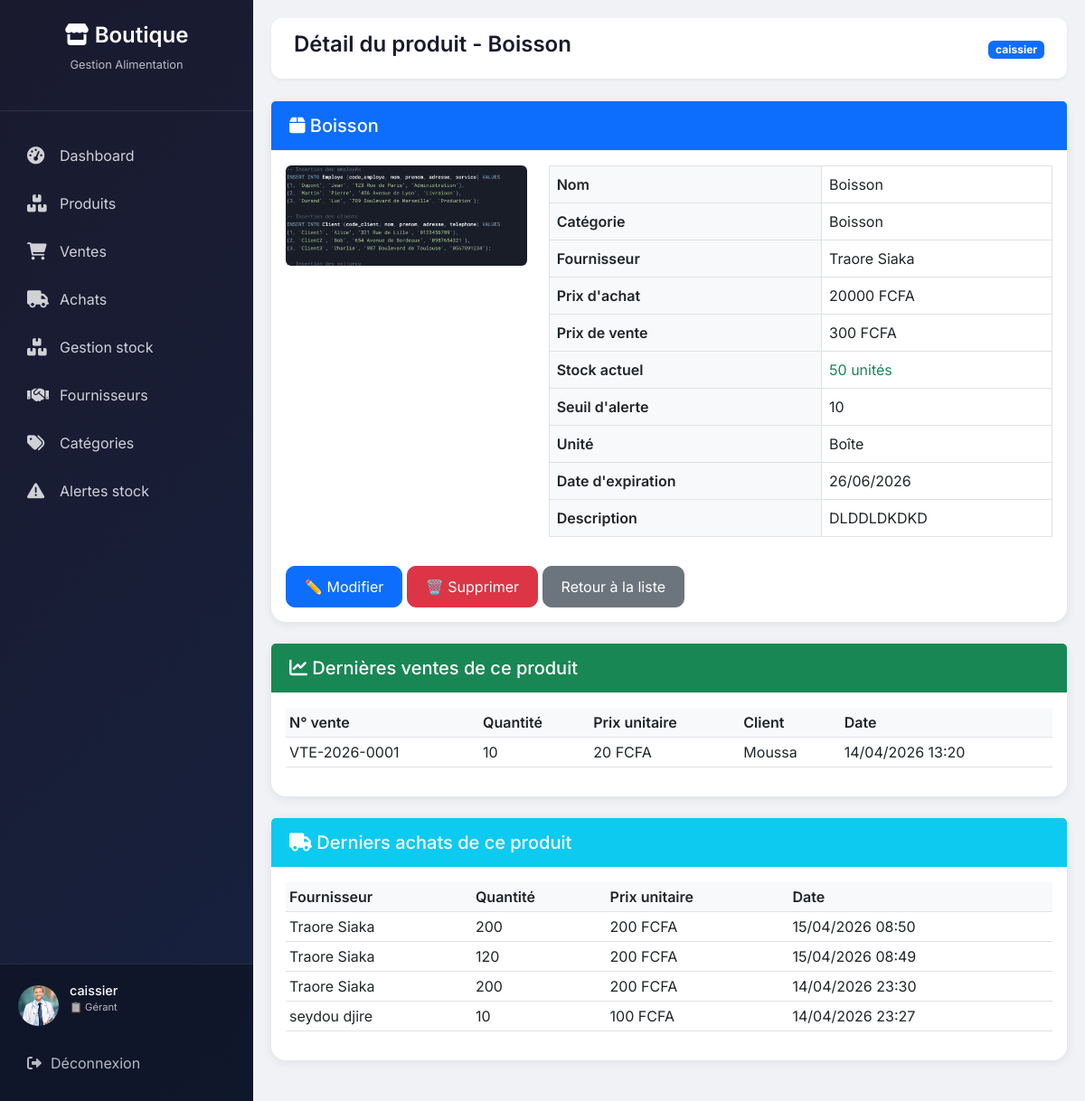
/produits/detail/2/ (signed in), run on the app's committed database.
### shop/models.py (models this page shows, shortened)
class Profil(models.Model):
    ROLE_CHOICES = (
        ('admin', 'Administrateur'),
        ('manager', 'Gérant'),
        ('comptable', 'Comptable'),
    )
    user = models.OneToOneField(User, on_delete=models.CASCADE)
    role = models.CharField(max_length=20, choices=ROLE_CHOICES,
                            default='manager')
    avatar = models.ImageField(upload_to='avatars/', blank=True, null=True)

class Produit(models.Model):
    UNIT_CHOICES = [
        ('kg', 'Kilogramme'),
        ('l', 'Litre'),
        ('pcs', 'Pièce'),
        ('box', 'Boîte'),
        ('pack', 'Pack'),
        ('g', 'Gramme'),
    ]
    nom = models.CharField(max_length=150)
    description = models.TextField(blank=True, null=True)
    unite = models.CharField(max_length=10, choices=UNIT_CHOICES,
                             default='pcs')
    sku = models.CharField(max_length=100, unique=True, blank=True, null=True)
    code_barre = models.CharField(max_length=100, unique=True, blank=True,
                                  null=True)
    categorie = models.ForeignKey(Categorie, on_delete=models.SET_NULL,
                                  null=True, blank=True,
                                  related_name="produits")
    fournisseur = models.ForeignKey(Fournisseur, on_delete=models.SET_NULL,
                                    null=True, blank=True,
                                    related_name="produits")
    prix_achat = models.DecimalField(max_digits=10, decimal_places=2,
                                     validators=[MinValueValidator(0)])
    prix_vente = models.DecimalField(max_digits=10, decimal_places=2,
                                     validators=[MinValueValidator(0)])
    quantite_stock = models.IntegerField(default=0,
                                         validators=[MinValueValidator(0)])
    stock_min = models.IntegerField(default=5,
                                    validators=[MinValueValidator(0)])
    image = models.ImageField(upload_to="produits/", blank=True, null=True)
    date_expiration = models.DateField(blank=True, null=True)
    created_at = models.DateTimeField(auto_now_add=True)
    updated_at = models.DateTimeField(auto_now=True)
    is_active = models.BooleanField(default=True)
    class Meta:
        ordering = ['-created_at']
        indexes = [
            models.Index(fields=['sku']),
            models.Index(fields=['code_barre']),
            models.Index(fields=['categorie']),
        ]
    @property
    def stock_faible(self):
        return self.quantite_stock <= self.stock_min

class Categorie(models.Model):
    nom = models.CharField(max_length=100)
    slug = models.SlugField(unique=True, blank=True)
    description = models.TextField(blank=True)
    date_creation = models.DateTimeField(auto_now_add=True)
    image = models.ImageField(upload_to='categories/', blank=True, null=True)

class Fournisseur(models.Model):
    nom = models.CharField(max_length=150)
    email = models.EmailField(blank=True, null=True)
    phone = models.CharField(max_length=20)
    adresse = models.CharField(max_length=255)
    ville = models.CharField(max_length=100)
    pays = models.CharField(max_length=100)
    actif = models.BooleanField(default=True)
    date_creation = models.DateTimeField(auto_now_add=True)

class DetailVente(models.Model):
    vente = models.ForeignKey(Vente, on_delete=models.CASCADE,
                              related_name="lignes")
    produit = models.ForeignKey(Produit, on_delete=models.PROTECT)
    quantite = models.PositiveIntegerField()
    prix = models.DecimalField(max_digits=10, decimal_places=2)
    total = models.DecimalField(max_digits=10, decimal_places=2, blank=True)
    note = models.TextField(blank=True)

class Vente(models.Model):
    STATUT_CHOICES = [
        ('confirmée', 'Confirmée'),
        ('annulée', 'Annulée'),
    ]
    MODE_PAIEMENT = [
        ('especes', 'Espèces'),
        ('carte', 'Carte bancaire'),
        ('cheque', 'Chèque'),
        ('moneyElectronique', 'Money électronique'),
    ]
    numero = models.CharField(max_length=50, unique=True, blank=True)
    client = models.CharField(max_length=150, blank=True)
    total = models.DecimalField(max_digits=10, decimal_places=2, default=0)
    reduction = models.DecimalField(max_digits=10, decimal_places=2, default=0)
    mode_paiement = models.CharField(max_length=50, choices=MODE_PAIEMENT)
    statut = models.CharField(max_length=20, choices=STATUT_CHOICES,
                              default='confirmée')
    agent = models.ForeignKey(settings.AUTH_USER_MODEL,
                              on_delete=models.CASCADE)
    date_vente = models.DateTimeField(auto_now_add=True)

class DetailAchat(models.Model):
    achat = models.ForeignKey(Achat, on_delete=models.CASCADE,
                              related_name="lignes")
    produit = models.ForeignKey(Produit, on_delete=models.PROTECT)
    quantite = models.PositiveIntegerField()
    prix = models.DecimalField(max_digits=10, decimal_places=2)
    total = models.DecimalField(max_digits=10, decimal_places=2, blank=True)
    note = models.TextField(blank=True)

class Achat(models.Model):
    STATUT_CHOICES = [
        ('en_attente', 'En attente'),
        ('commandé', 'Commandé'),
        ('partiel', 'Réception partielle'),
        ('reçu', 'Reçu'),
        ('annulé', 'Annulé'),
    ]
    fournisseur = models.ForeignKey(Fournisseur, on_delete=models.PROTECT)
    date_commande = models.DateTimeField(auto_now_add=True)
    date_livraison = models.DateTimeField(null=True, blank=True)
    statut = models.CharField(max_length=20, choices=STATUT_CHOICES,
                              default='en_attente')
    total = models.DecimalField(max_digits=10, decimal_places=2, default=0)
    note = models.TextField(blank=True)
    user = models.ForeignKey(settings.AUTH_USER_MODEL,
                             on_delete=models.CASCADE)

### shop/views.py (the view)
# urls.py: path('produits/detail/<int:produit_id>/', views.detail_produit, name='detail_produit'),
@login_required
def detail_produit(request, produit_id):
    produit = get_object_or_404(Produit, id=produit_id)
    ventes = DetailVente.objects.filter(produit=produit).select_related('vente').order_by('-vente__date_vente')[:10]
    achats = DetailAchat.objects.filter(produit=produit).select_related('achat').order_by('-achat__date_commande')[:10]
    context = {
        'produit': produit,
        'ventes': ventes,
        'achats': achats,
    }
    return render(request, 'shop/produits/detail.html', context)

### shop/templates/shop/produits/detail.html
{% extends 'shop/base.html' %}
{% block page_title %}Détail du produit - {{ produit.nom }}{% endblock %}
{% block content %}
<div class="card mb-4">
    <div class="card-header bg-primary text-white">
        <h5 class="mb-0"><i class="fas fa-box"></i> {{ produit.nom }}</h5>
    </div>
    <div class="card-body">
        <div class="row">
            <div class="col-md-4 text-center">
                {% if produit.image %}
                    <img src="{{ produit.image.url }}" alt="{{ produit.nom }}" class="img-fluid rounded" style="max-height: 200px;">
                {% else %}
                    <i class="fas fa-box fa-5x text-muted"></i>
                {% endif %}
            </div>
            <div class="col-md-8">
                <table class="table table-bordered">
                    <tr><th>Nom</th><td>{{ produit.nom }}</td></tr>
                    <tr><th>Catégorie</th><td>{{ produit.categorie.nom|default:"-" }}</td></tr>
                    <tr><th>Fournisseur</th><td>{{ produit.fournisseur.nom|default:"-" }}</td></tr>
                    <tr><th>Prix d'achat</th><td>{{ produit.prix_achat|floatformat:0 }} FCFA</td></tr>
                    <tr><th>Prix de vente</th><td>{{ produit.prix_vente|floatformat:0 }} FCFA</td></tr>
                    <tr><th>Stock actuel</th>
                        <td class="{% if produit.quantite_stock == 0 %}text-danger{% elif produit.stock_faible %}text-warning{% else %}text-success{% endif %}">
                            {{ produit.quantite_stock }} unités
                        </td>
                    </tr>
                    <tr><th>Seuil d'alerte</th><td>{{ produit.stock_min }}</td></tr>
                    <tr><th>Unité</th><td>{{ produit.get_unite_display }}</td></tr>
                    <tr><th>Date d'expiration</th><td>{{ produit.date_expiration|date:"d/m/Y"|default:"Non définie" }}</td></tr>
                    <tr><th>Description</th><td>{{ produit.description|default:"Aucune description" }}</td></tr>
                </table>
            </div>
        </div>
        <div class="mt-3">
            <a href="{% url 'modifier_produit' produit.id %}" class="btn btn-primary">✏️ Modifier</a>
            <a href="{% url 'supprimer_produit' produit.id %}" class="btn btn-danger">🗑️ Supprimer</a>
            <a href="{% url 'liste_produits' %}" class="btn btn-secondary">Retour à la liste</a>
        </div>
    </div>
</div>
<div class="card mb-4">
    <div class="card-header bg-success text-white">
        <h5 class="mb-0"><i class="fas fa-chart-line"></i> Dernières ventes de ce produit</h5>
    </div>
    <div class="card-body">
        {% if ventes %}
        <div class="table-responsive">
            <table class="table table-sm">
                <thead>
                    <tr><th>N° vente</th><th>Quantité</th><th>Prix unitaire</th><th>Client</th><th>Date</th></tr>
                </thead>
                <tbody>
                    {% for v in ventes %}
                    <tr>
                        <td>{{ v.vente.numero }}</td>
                        <td>{{ v.quantite }}</td>
                        <td>{{ v.prix|floatformat:0 }} FCFA</td>
                        <td>{{ v.vente.client|default:"Anonyme" }}</td>
                        <td>{{ v.vente.date_vente|date:"d/m/Y H:i" }}</td>
                    </tr>
                    {% endfor %}
                </tbody>
            </table>
        </div>
        {% else %}
        <p>Aucune vente enregistrée pour ce produit.</p>
        {% endif %}
    </div>
</div>
<div class="card">
    <div class="card-header bg-info text-white">
        <h5 class="mb-0"><i class="fas fa-truck"></i> Derniers achats de ce produit</h5>
    </div>
    <div class="card-body">
        {% if achats %}
        <div class="table-responsive">
            <table class="table table-sm">
                <thead>
                    <tr><th>Fournisseur</th><th>Quantité</th><th>Prix unitaire</th><th>Date</th></tr>
                </thead>
                <tbody>
                    {% for a in achats %}
                    <tr>
                        <td>{{ a.achat.fournisseur.nom }}</td>
                        <td>{{ a.quantite }}</td>
                        <td>{{ a.prix|floatformat:0 }} FCFA</td>
                        <td>{{ a.achat.date_commande|date:"d/m/Y H:i" }}</td>
                    </tr>
                    {% endfor %}
                </tbody>
            </table>
        </div>
        {% else %}
        <p>Aucun achat enregistré pour ce produit.</p>
        {% endif %}
    </div>
</div>
{% endblock %}

### shop/templates/shop/base.html (shortened to what this page needs)
<!DOCTYPE html>
<html lang="fr">
<head>
    <link href="https://cdn.jsdelivr.net/npm/bootstrap@5.3.0/dist/css/bootstrap.min.css" rel="stylesheet">
    <link rel="stylesheet" href="https://cdnjs.cloudflare.com/ajax/libs/font-awesome/6.0.0-beta3/css/all.min.css">
</head>
<body>
<div class="sidebar" id="sidebar">
    <div class="sidebar-header">
        <h3><i class="fas fa-store"></i> Boutique</h3>
        <p>Gestion Alimentation</p>
    </div>
    <ul class="nav-menu">
        <li class="nav-item">
            <a href="
                {% if user.profil.role == 'admin' %}
                    {% url 'dashboard_admin' %}
                {% elif user.profil.role == 'comptable' %}
                    {% url 'dashboard_comptable' %}
                {% else %}
                    {% url 'dashboard_gerant' %}
                {% endif %}
            " class="nav-link">
                <i class="fas fa-tachometer-alt"></i>
                <span>Dashboard</span>
            </a>
        </li>
        {% if user.profil.role != 'comptable' %}
        <li class="nav-item">
            <a href="{% url 'liste_produits' %}" class="nav-link">
                <i class="fas fa-boxes"></i>
                <span>Produits</span>
            </a>
        </li>
        {% endif %}
        <li class="nav-item">
            <a href="{% url 'liste_ventes' %}" class="nav-link">
                <i class="fas fa-shopping-cart"></i>
                <span>Ventes</span>
            </a>
        </li>
        <li class="nav-item">
            <a href="{% url 'liste_achats' %}" class="nav-link">
                <i class="fas fa-truck"></i>
                <span>Achats</span>
            </a>
        </li>
        {% if user.profil.role != 'comptable' %}
        <li class="nav-item">
            <a href="{% url 'gestion_stock' %}" class="nav-link">
                <i class="fas fa-boxes"></i>
                <span>Gestion stock</span>
            </a>
        </li>
        {% endif %}
        {% if user.profil.role != 'comptable' %}
        <li class="nav-item">
            <a href="{% url 'liste_fournisseurs' %}" class="nav-link">
                <i class="fas fa-handshake"></i>
                <span>Fournisseurs</span>
            </a>
        </li>
        {% endif %}
        {% if user.profil.role != 'comptable' %}
        <li class="nav-item">
            <a href="{% url 'liste_categories' %}" class="nav-link">
                <i class="fas fa-tags"></i>
                <span>Catégories</span>
            </a>
        </li>
        {% endif %}
        {% if user.profil.role != 'comptable' %}
        <li class="nav-item">
            <a href="{% url 'alertes_stock' %}" class="nav-link">
                <i class="fas fa-exclamation-triangle"></i>
                <span>Alertes stock</span>
            </a>
        </li>
        {% endif %}
    </ul>
    <div class="user-section">
        <div class="user-info">
            <div class="user-avatar">
                {% if user.profil.avatar %}
                    <img src="{{ user.profil.avatar.url }}" alt="{{ user.username }}">
                {% else %}
                    {{ user.username|make_list|first|upper }}
                {% endif %}
            </div>
            <div class="user-details">
                <h5>{{ user.username }}</h5>
                <p>
                    {% if user.profil.role == 'admin' %}
                        👑 Administrateur
                    {% elif user.profil.role == 'comptable' %}
                        💰 Comptable
                    {% else %}
                        📋 Gérant
                    {% endif %}
                </p>
            </div>
        </div>
        <a href="{% url 'deconnexion' %}" class="logout-link">
            <i class="fas fa-sign-out-alt"></i> Déconnexion
        </a>
    </div>
</div>
<div class="main-content" id="mainContent">
    <div class="top-bar">
        <h1 class="page-title">{% block page_title %}Dashboard{% endblock %}</h1>
        <div class="top-bar-right">
            <span class="badge bg-primary">{{ user.username }}</span>
        </div>
    </div>
    {% block content %}{% endblock %}
</div>
</body>
</html>

### data on the page
Produit: nom "Boisson", image (picture), categorie.nom "Boisson", fournisseur.nom "Traore Siaka", prix_achat "20000", prix_vente "300", quantite_stock "50", stock_min "10", unite "Boîte", date_expiration "26/06/2026", description "DLDDLDKDKD"
DetailVente: vente.numero "VTE-2026-0001", quantite "10", prix "20", vente.client "Moussa", vente.date_vente "14/04/2026 13:20"
DetailAchat: achat.fournisseur.nom "Traore Siaka", quantite "200", prix "200", achat.date_commande "15/04/2026 08:50"
DetailAchat: achat.fournisseur.nom "Traore Siaka", quantite "120", prix "200", achat.date_commande "15/04/2026 08:49"
DetailAchat: achat.fournisseur.nom "Traore Siaka", quantite "200", prix "200", achat.date_commande "14/04/2026 23:30"
DetailAchat: achat.fournisseur.nom "seydou djire", quantite "10", prix "100", achat.date_commande "14/04/2026 23:27"

### other printed values
{{ user.username }} "caissier"
